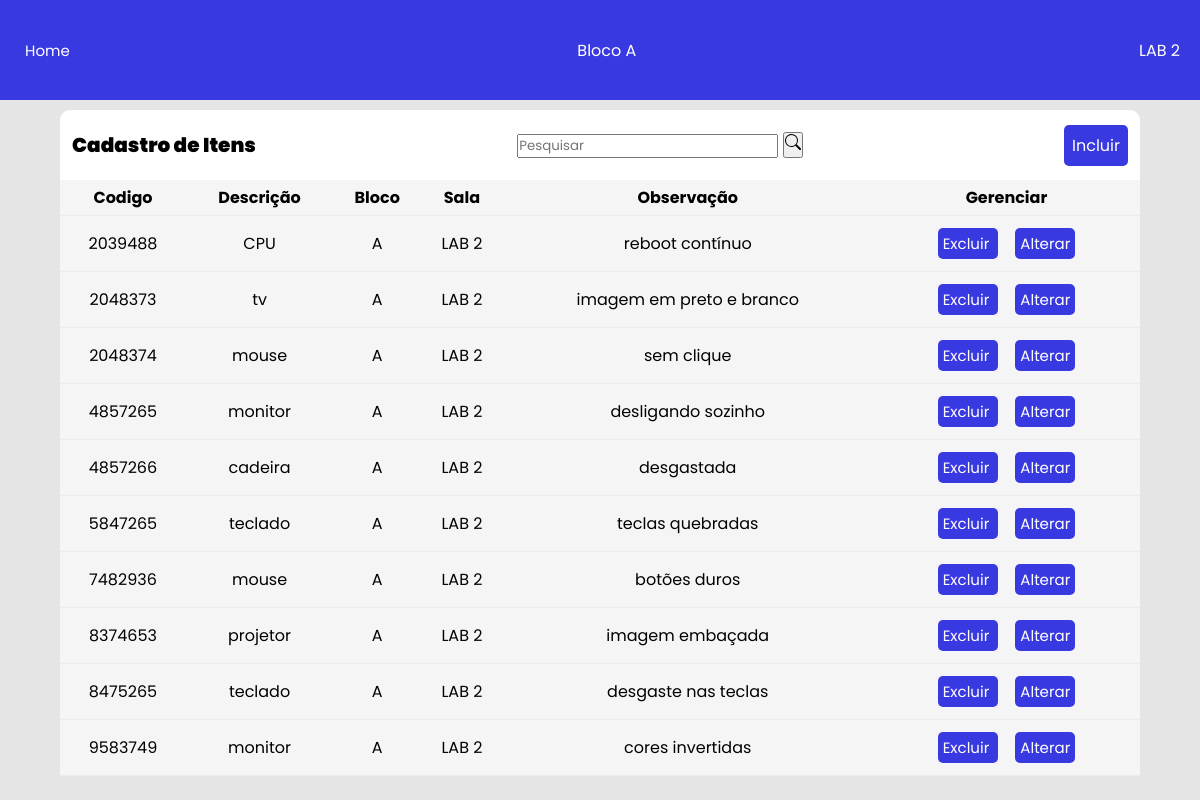
Screenshot of /exibir_admin.php?bloco=A&lab=LAB 2 with the database file from the repository.
### tables this page shows
CREATE TABLE tb_item (
	codigo_patrimonio INT NOT NULL,
	descricao  VARCHAR(30),
	bloco  VARCHAR(30),
	sala VARCHAR(30),
	observacao VARCHAR(255),
	PRIMARY KEY(codigo_patrimonio)
);

### exibir_admin.php (the view, shortened to what this page needs)
<?php
$data = "";
include_once "conexao.php";
if (!empty($_GET['bloco'])) {
  $bloco_label = @$_GET['bloco'];
  $lab_label = @$_GET['lab'];
}
if (!empty($_GET['search'])) {
  $data = $_GET['search'];
  $sql = "SELECT * FROM tb_item WHERE (codigo_patrimonio LIKE '%$data%' or descricao LIKE '%$data%' or observacao LIKE '%$data%') AND (bloco = '" . $_SESSION["blocoL"] . "' AND sala = '" . $_SESSION["labL"] . "') ORDER BY codigo_patrimonio DESC";
} else {
  $sql = "SELECT * FROM tb_item ORDER BY codigo_patrimonio WHERE bloco = '" . $_SESSION["blocoL"] . "' AND sala = '" . $_SESSION["labL"] . "' DESC";
}
?>
<!DOCTYPE html>
<html lang="pt-br">
<head>
  <link rel="stylesheet" href="exibir.css">
  <link href='https://unpkg.com/boxicons@2.1.1/css/boxicons.min.css' rel='stylesheet'>
</head>
<body>
  <div class="top-bar">
    <a href="menu_admin.php" class="scale">Home</a>
    <span id="selected-block">Bloco <?php echo $bloco_label; ?></span>
    <span id="selected-lab"><?php echo $lab_label; ?></span>
  </div>
  <div class="container">
  <div class="header">
      <span>Cadastro de Itens</span>
      <div class="box-search">
        <input type="search" class="form-control w-25" placeholder="Pesquisar" id="pesquisar">
        <button onclick="searchData()" class="btns btn-primary" name="btnpesquisar">
        <img src="img/search.svg" class="logos" alt="img search">
        </button>
      </div>
      <button onclick="openModal()" id="new">Incluir</button>
    </div>
    <div class="crud-body">
      <table>
        <thead>
          <tr>
            <th>Codigo</th>
            <th>Descrição</th>
            <th>Bloco</th>
            <th>Sala</th>
            <th>Observação</th>
            <th>Gerenciar</th>
          </tr>
          <?php
          if ($data == "") {
            $sql = "SELECT * FROM tb_item WHERE bloco = '$bloco_label' AND sala = '$lab_label' ORDER BY codigo_patrimonio;";
          }
          $resultado = mysqli_query($conexao, $sql);
          while ($dados = mysqli_fetch_assoc($resultado)) {
            echo '
                     <tr>
                         <td> ' . $dados["codigo_patrimonio"] . '</td>
                         <td>' . $dados["descricao"] . '</td>
                         <td> ' . $dados["bloco"] . '</td>
                         <td> ' . $dados["sala"] . '</td>
                         <td> ' . $dados["observacao"] . '</td>
                         <td class="btnExcluir">
                             <a href="exibir_admin.php?excluir=' . $dados["codigo_patrimonio"] . '&bloco=' . $bloco_label . '&lab=' . $lab_label . '" id="new">
                                  Excluir
                             </a>
                             &nbsp;&nbsp;&nbsp;
                             <a href="exibir_admin.php?alterar=' . $dados["codigo_patrimonio"] . '&bloco=' . $bloco_label . '&lab=' . $lab_label . ' " onclick="openModal2()"  id="new">
                                 Alterar
                             </a>
                         </td>
                     <tr>
                     ';
          }
          ?>
          </tr>
        </thead>
      </table>
    </div>
  </div>
</body>
</html>

### exibir.css (style rules this page uses)
* { margin: 0; padding: 0; box-sizing: border-box; font-family: 'Poppins', sans-serif; }
body { width: 100vw; height: 100vh; display: flex; align-items: center; justify-content: center; background-color: rgba(0,0,0,0.1); }
button { cursor: pointer; }
.container { width: 90%; height: 80%; border-radius: 10px; background: white; }
.header { min-height: 70px; display: flex; align-items: center; justify-content: space-between; margin: auto 12px; }
.header span { font-weight: 900; font-size: 20px; word-break: break-all; }
#new { font-size: 16px; padding: 8px; border-radius: 5px; border: none; color: white; background-color: rgb(57, 57, 226); }
table { width: 100%; border-spacing: 10px; word-break: break-all; border-collapse: collapse; }
thead { background-color: whitesmoke; }
tr { border-bottom: 1px solid rgb(238, 235, 235)!important; }
thead tr th { padding: 5px; text-align: center; margin-bottom: 50px; }
.btnExcluir { padding: 15px; }
thead td { padding: 5px; text-align: center; margin-bottom: 50px; }
.top-bar { background-color: rgb(57, 57, 226); color: white; display: flex; justify-content: space-between; align-items: center; padding: 10px 20px; position: fixed; top: 0; left: 0; width: 100%; height: 100PX; z-index: 999; }
.container { margin-top: 60px; }
.scale { font-size: 16px; padding: 8px; border-radius: 5px; border: none; color: white; cursor: pointer; }
.scale { transition: transform 0.3s ease; }

### exibir_admin.php (style rules this page uses)
a { text-decoration: none; padding: 5px !important; font-size: 15px !important; }

### rows the page displays
tb_item: codigo_patrimonio "2039488", descricao "CPU", bloco "A", sala "LAB 2", observacao "reboot contínuo"
tb_item: codigo_patrimonio "2048373", descricao "tv", bloco "A", sala "LAB 2", observacao "imagem em preto e branco"
tb_item: codigo_patrimonio "2048374", descricao "mouse", bloco "A", sala "LAB 2", observacao "sem clique"
tb_item: codigo_patrimonio "4857265", descricao "monitor", bloco "A", sala "LAB 2", observacao "desligando sozinho"
tb_item: codigo_patrimonio "4857266", descricao "cadeira", bloco "A", sala "LAB 2", observacao "desgastada"
tb_item: codigo_patrimonio "5847265", descricao "teclado", bloco "A", sala "LAB 2", observacao "teclas quebradas"
tb_item: codigo_patrimonio "7482936", descricao "mouse", bloco "A", sala "LAB 2", observacao "botões duros"
tb_item: codigo_patrimonio "8374653", descricao "projetor", bloco "A", sala "LAB 2", observacao "imagem embaçada"
tb_item: codigo_patrimonio "8475265", descricao "teclado", bloco "A", sala "LAB 2", observacao "desgaste nas teclas"
tb_item: codigo_patrimonio "9583749", descricao "monitor", bloco "A", sala "LAB 2", observacao "cores invertidas"

### other values shown
$bloco_label "A"
$lab_label "LAB 2"
